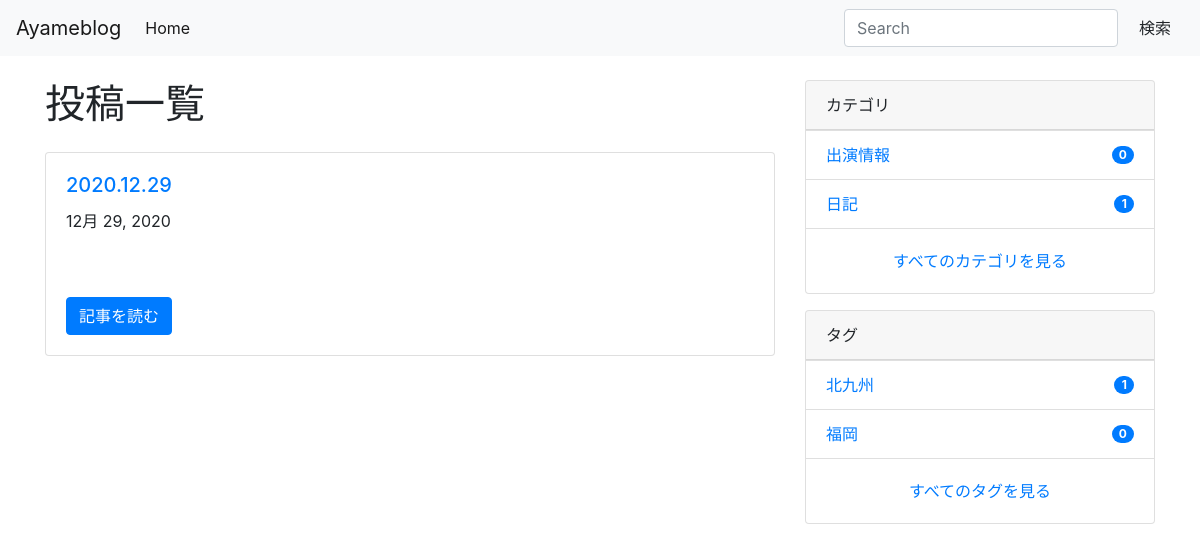
The app's page /, older data.
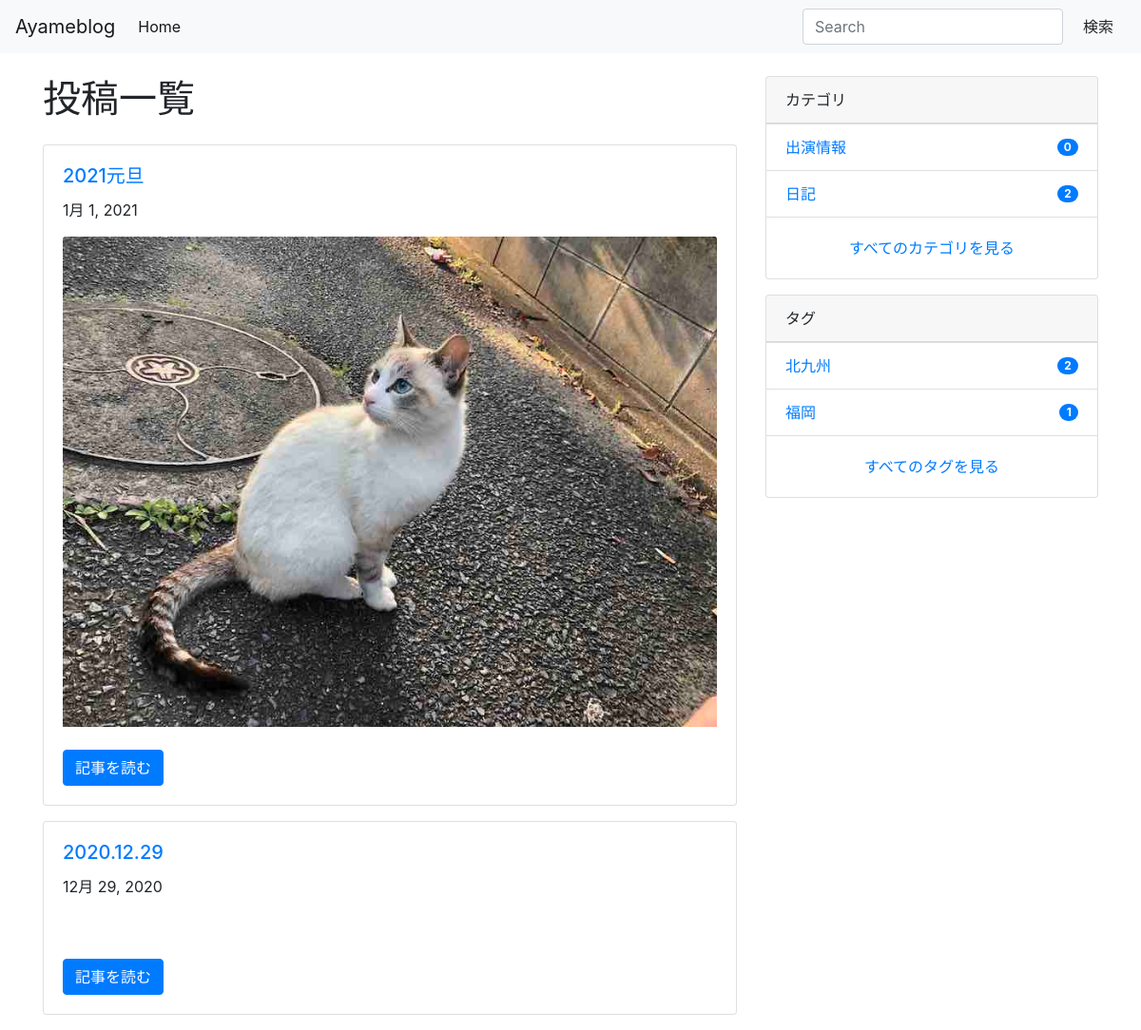
The same page, newer data.
### blog/models.py (models this page shows, shortened)
class Post(models.Model):
    category = models.ForeignKey(Category, on_delete=models.PROTECT)
    tags = models.ManyToManyField(Tag, blank=True)
    title = models.CharField(max_length=255)
    content = models.TextField()
    description = models.TextField(blank=True)
    created_at = models.DateTimeField(auto_now_add=True)
    updated_at = models.DateTimeField(blank=True, null=True)
    published_at = models.DateTimeField(blank=True, null=True)
    is_public = models.BooleanField(default=False)
    image = models.ImageField(upload_to='post_images/', null=True, blank=True)
    class Meta:
        ordering = ['-created_at']

class Category(models.Model):
    name = models.CharField(max_length=255)
    slug = models.SlugField(unique=True)
    timestamp = models.DateTimeField(auto_now_add=True)

class Tag(models.Model):
    name = models.CharField(max_length=255)
    slug = models.SlugField(unique=True)
    timestamp = models.DateTimeField(auto_now_add=True)

### blog/views.py (the view)
# urls.py: path('', IndexView.as_view(), name='index'),
class IndexView(ListView):
    model = Post
    template_name = 'blog/index.html'
    paginate_by = 3

### ayameblog/context_processors.py (called while the page is built)
def common(request):
    context = {
        'categories': Category.objects.annotate(
            num_posts=Count('post', filter=Q(post__is_public=True))),
        'tags': Tag.objects.annotate(
            num_posts=Count('post', filter=Q(post__is_public=True))),
    }
    return context

### blog/templates/blog/index.html (shortened to what this page needs)
{% extends 'base.html' %}
{% block content %}
<div class="container">
  <div class="row">
    <main class="col-md-8">
      <h1 class="mb-4">投稿一覧</h1>
      {% include "blog/snippets/main_post_list.html" %}
    </main>
    <aside class="col-md-4">
      {% include "blog/snippets/sidebar.html" %}
    </aside>
  </div>
</div>
{% endblock %}

### blog/templates/blog/snippets/main_post_list.html (shortened to what this page needs)
{% for post in object_list %}
{% if user.is_authenticated or post.is_public %}
<div class="card mb-3">
  <div class="card-body">
    <a href="{% url 'blog:post_detail' post.id %}">
      <h5 class="card-title">{{ post.title }}</h5>
    </a>
    <p class="card-text">{{ post.published_at|date }}</p>
    {% if post.image %}
    <a href="{% url 'blog:post_detail' post.id %}">
      <img class="card-img-top" src="{{ post.image.url }}" alt="{{ post.title }}">
    </a>
    {% endif %}
    <br>
    <br>
    <a href="{% url 'blog:post_detail' post.id %}" class="btn btn-primary">記事を読む</a>
  </div>
</div>
{% endif %}
{% empty %}
<p>まだ投稿はありません。</p>
{% endfor %}

### blog/templates/blog/snippets/sidebar.html
<div class="card mb-3">
    <div class="card-header">
      カテゴリ
    </div>
    <ul class="list-group list-group-flush">
      {% for category in categories|dictsort:"id" %}
      <li class="list-group-item d-flex justify-content-between align-items-center">
        <a href="{% url 'blog:category_post' category.slug %}" class="card-link">{{ category.name }}</a>
        <span class="badge badge-primary badge-pill">{{ category.num_posts }}</span>
      </li>
      {% endfor %}
    </ul>
    <div class="card-body text-center">
      <a href="{% url 'blog:category_list' %}" class="card-link">すべてのカテゴリを見る</a>
    </div>
  </div>
  <div class="card">
    <div class="card-header">
      タグ
    </div>
    <ul class="list-group list-group-flush">
      {% for tag in tags|dictsortreversed:"num_posts"|slice:":5" %}
      <li class="list-group-item d-flex justify-content-between align-items-center">
        <a href="{% url 'blog:tag_post' tag.slug %}" class="card-link">{{ tag.name }}</a>
        <span class="badge badge-primary badge-pill">{{ tag.num_posts }}</span>
      </li>
      {% endfor %}
    </ul>
    <div class="card-body text-center">
      <a href="{% url 'blog:tag_list' %}" class="card-link">すべてのタグを見る</a>
    </div>
  </div>

Row changes from the older to the newer data that the page shows:
added Post: title "2021元旦", published_at "1月 1, 2021", image (picture)
computed for Category "日記": num_posts "1" → "2"
computed for Tag "北九州": num_posts "1" → "2"
computed for Tag "福岡": num_posts "0" → "1"
